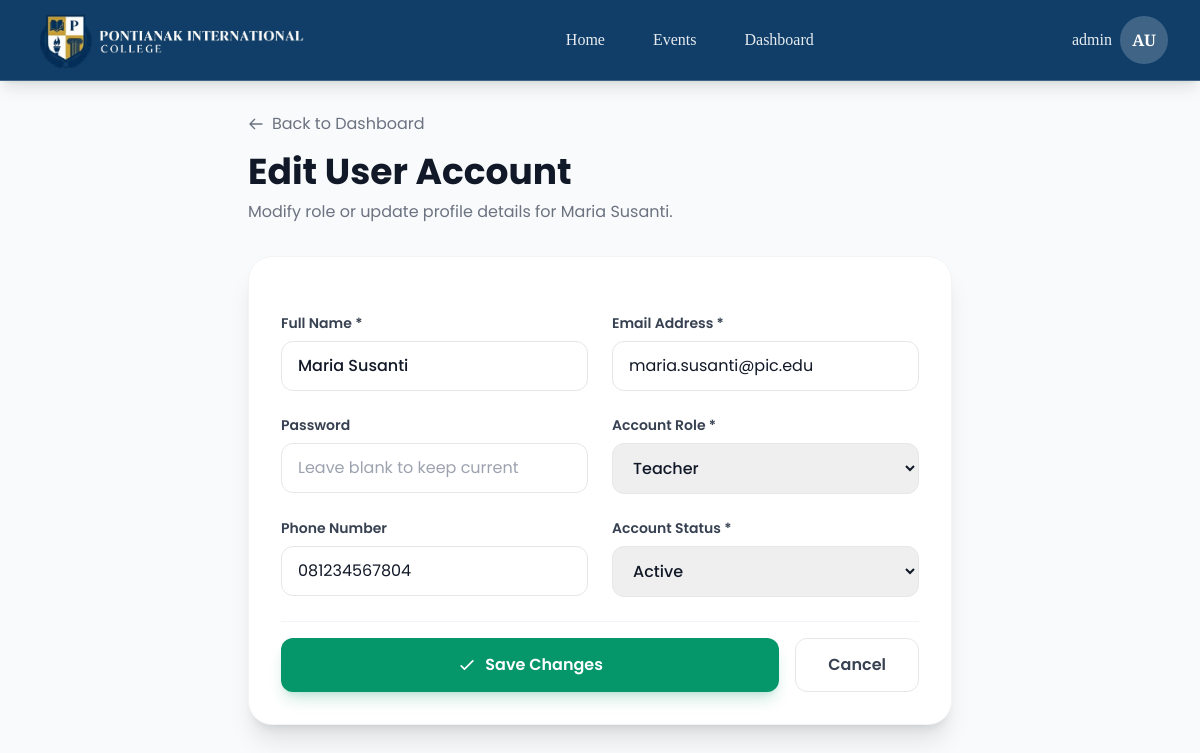
Screenshot of /admin/edit?id=13 (signed in) with the database file from the repository.
### tables this page shows
CREATE TABLE `users` (
  `id` int NOT NULL,
  `name` varchar(100) NOT NULL,
  `email` varchar(100) NOT NULL,
  `password` varchar(255) NOT NULL,
  `role` enum('admin','committee','student','teacher') DEFAULT 'student',
  `nis` varchar(20) DEFAULT NULL,
  `class` varchar(20) DEFAULT NULL,
  `major` varchar(100) DEFAULT NULL,
  `phone` varchar(20) DEFAULT NULL,
  `avatar` varchar(255) DEFAULT 'default.png',
  `is_active` tinyint(1) DEFAULT '1',
  `created_at` timestamp NULL DEFAULT CURRENT_TIMESTAMP,
  `updated_at` timestamp NULL DEFAULT CURRENT_TIMESTAMP ON UPDATE CURRENT_TIMESTAMP
);

### app/views/admin/edit.php (the view, shortened to what the rows shown need)
<?php require_once dirname(__DIR__) . '/layouts/header.php'; ?>
<?php require_once dirname(__DIR__) . '/layouts/navbar.php'; ?>
<section class="pt-28 pb-16 bg-gray-50 min-h-screen font-poppins">
    <div class="max-w-3xl mx-auto px-4 sm:px-6 lg:px-8">
        <div class="mb-8">
            <a href="/admin/dashboard?tab=users"
                class="inline-flex items-center gap-2 text-gray-500 hover:text-primary transition-colors mb-4">
                <svg class="w-4 h-4" fill="none" stroke="currentColor" viewBox="0 0 24 24">
                    <path stroke-linecap="round" stroke-linejoin="round" stroke-width="2"
                        d="M10 19l-7-7m0 0l7-7m-7 7h18" />
                </svg>
                Back to Dashboard
            </a>
            <h1 class="text-3xl md:text-4xl font-bold text-gray-900 font-poppins">Edit User Account</h1>
            <p class="text-gray-500 mt-2">Modify role or update profile details for
                <?= htmlspecialchars($user['name'] ?? '') ?>.
            </p>
        </div>
        <div class="bg-white rounded-3xl p-8 border border-gray-100 shadow-xl">
            <form action="/admin/update" method="POST" class="space-y-6">
                <div class="grid grid-cols-1 md:grid-cols-2 gap-6">
                    <div>
                        <label for="name" class="block text-sm font-semibold text-gray-700 mb-2">Full Name *</label>
                        <input type="text" name="name" id="name" required
                            value="<?= htmlspecialchars($user['name'] ?? '') ?>"
                            class="w-full px-4 py-3 rounded-xl border border-gray-200 focus:border-primary focus:ring-2 focus:ring-primary/20 outline-none transition-all text-gray-900 font-medium">
                    </div>
                    <div>
                        <label for="email" class="block text-sm font-semibold text-gray-700 mb-2">Email Address
                            *</label>
                        <input type="email" name="email" id="email" required
                            value="<?= htmlspecialchars($user['email'] ?? '') ?>"
                            class="w-full px-4 py-3 rounded-xl border border-gray-200 focus:border-primary focus:ring-2 focus:ring-primary/20 outline-none transition-all text-gray-900">
                    </div>
                </div>
                <div class="grid grid-cols-1 md:grid-cols-2 gap-6">
                    <div>
                        <label for="password" class="block text-sm font-semibold text-gray-700 mb-2">Password</label>
                        <input type="password" name="password" id="password" placeholder="Leave blank to keep current"
                            class="w-full px-4 py-3 rounded-xl border border-gray-200 focus:border-primary focus:ring-2 focus:ring-primary/20 outline-none transition-all text-gray-900">
                    </div>
                    <div>
                        <label for="role" class="block text-sm font-semibold text-gray-700 mb-2">Account Role *</label>
                        <select name="role" id="role"
                            class="w-full px-4 py-3 rounded-xl border border-gray-200 focus:border-primary focus:ring-2 focus:ring-primary/20 outline-none transition-all text-gray-900 font-medium">
                            <option value="teacher" <?= ($user['role'] ?? '') === 'teacher' ? 'selected' : '' ?>>Teacher
                            </option>
                        </select>
                    </div>
                </div>
                <div class="grid grid-cols-1 md:grid-cols-2 gap-6">
                    <div>
                        <label for="phone" class="block text-sm font-semibold text-gray-700 mb-2">Phone Number</label>
                        <input type="text" name="phone" id="phone" value="<?= htmlspecialchars($user['phone'] ?? '') ?>"
                            class="w-full px-4 py-3 rounded-xl border border-gray-200 focus:border-primary focus:ring-2 focus:ring-primary/20 outline-none transition-all text-gray-900">
                    </div>
                    <div>
                        <label for="is_active" class="block text-sm font-semibold text-gray-700 mb-2">Account Status
                            *</label>
                        <select name="is_active" id="is_active"
                            class="w-full px-4 py-3 rounded-xl border border-gray-200 focus:border-primary focus:ring-2 focus:ring-primary/20 outline-none transition-all text-gray-900 font-medium">
                            <option value="1" <?= (int) ($user['is_active'] ?? 1) === 1 ? 'selected' : '' ?>>Active
                            </option>
                        </select>
                    </div>
                </div>
                <div class="flex gap-4 pt-4 border-t border-slate-100">
                    <button type="submit"
                        class="flex-grow py-3.5 bg-emerald-600 hover:bg-emerald-500 text-white font-semibold rounded-xl transition-all shadow-lg shadow-emerald-600/20 flex items-center justify-center gap-2 cursor-pointer">
                        <svg class="w-5 h-5" fill="none" stroke="currentColor" viewBox="0 0 24 24">
                            <path stroke-linecap="round" stroke-linejoin="round" stroke-width="2" d="M5 13l4 4L19 7" />
                        </svg>
                        Save Changes
                    </button>
                    <a href="/admin/dashboard?tab=users"
                        class="px-8 py-3.5 bg-white text-gray-700 border border-gray-200 font-semibold rounded-xl hover:bg-gray-50 transition-all text-center">
                        Cancel
                    </a>
                </div>
            </form>
        </div>
    </div>
</section>
<?php require_once dirname(__DIR__) . '/layouts/footer.php'; ?>

### app/views/layouts/navbar.php (shortened to what the rows shown need)
<nav class="fixed top-0 left-0 right-0 z-50 bg-primary/95 backdrop-blur-md shadow-lg border-b border-white/20">
    <div class="max-w-7xl mx-auto px-4 sm:px-6 lg:px-8">
        <div class="flex items-center justify-between h-16 md:h-20">
            <div class="flex-shrink-0">
                <a href="/" class="flex items-center">
                    <img src="/assets/images/logo/logo-white.png" alt="PIC Logo" class="h-30 md:h-36 w-auto object-contain">
                </a>
            </div>
            <div class="hidden md:flex items-center space-x-2">
                <?php
                $menuItems = ['Home'];
                $links = ['/'];
                if (Session::isLoggedIn()) {
                    $menuItems[] = 'Events';
                    $links[] = '/events';
                    if (Session::getUserRole() === 'admin') {
                        $menuItems[] = 'Dashboard';
                        $links[] = '/admin/dashboard';
                    }
                } else {
                    $menuItems[] = 'Events';
                    $links[] = '/events';
                }
                $activeItem = '';
                foreach($menuItems as $index => $item):
                ?>
                    <a href="<?php echo htmlspecialchars($links[$index]); ?>" class="px-4 md:px-5 py-2 rounded-full font-medium transition-all duration-300 <?php echo ($item === $activeItem) ? 'bg-primary-dark/90 text-white hover:bg-primary-dark' : 'text-white/90 hover:bg-white/20 hover:text-white'; ?>">
                        <?php echo htmlspecialchars($item); ?>
                    </a>
                <?php endforeach; ?>
            </div>
            <div class="flex items-center space-x-2 md:space-x-3">
                <?php if (!Session::isLoggedIn()): ?>
                    <a href="/auth/login" class="px-4 md:px-5 py-2 rounded-full bg-white text-primary font-medium text-sm md:text-base transition-all duration-300 hover:bg-gray-100 shadow-sm">
                        Login
                    </a>
                <?php else:
                    $loggedInUser = Session::getUser();
                    $fullName = $loggedInUser['name'] ?? Session::getUserName() ?? 'User';
                    $role = Session::getUserRole();
                    $displayName = ($role === 'admin') ? 'admin' : $fullName;
                    $words = preg_split('/\\s+/', trim($fullName));
                    $initials = strtoupper(($words[0][0] ?? '') . ($words[1][0] ?? substr($fullName, 0, 1)));
                ?>
                    <div class="flex items-center space-x-2">
                        <span class="text-white/90 font-medium text-sm md:text-base hidden lg:block"><?php echo htmlspecialchars($displayName); ?></span>
                        <div class="relative">
                                <button id="profile-btn" onclick="toggleDropdown(event)" class="w-10 h-10 md:w-12 md:h-12 rounded-full bg-white/20 hover:bg-white/30 flex items-center justify-center transition-all duration-300 text-white font-semibold text-sm md:text-base" aria-label="Profile menu">
                                    <?php echo htmlspecialchars($initials); ?>
                                </button>
                        </div>
                    </div>
                <?php endif; ?>
            </div>
        </div>
    </div>
</nav>

### app/core/Router.php (shortened to what the rows shown need)
<?php
class Router
{
    private array $routes = [];
    public function add(string $method, string $uri, string $controller, string $function)
    {
        $this->routes[] = [
            'method' => $method,
            'uri' => $uri,
            'controller' => $controller,
            'function' => $function,
        ];
    }
    public function run()
    {
        $method = $_SERVER['REQUEST_METHOD'];
        $uri = parse_url($_SERVER['REQUEST_URI'], PHP_URL_PATH);
        $uri = preg_replace('#/{2,}#', '/', $uri);
        $uri = rtrim($uri, '/');
        foreach ($this->routes as $route) {
            if ($method !== $route['method']) {
                continue;
            }
            $pattern = preg_replace('/\{[a-zA-Z_]+\}/', '([0-9]+)', $route['uri']);
            $pattern = '#^' . $pattern . '$#';
            if (preg_match($pattern, $uri, $matches)) {
                array_shift($matches);
                $controller = new $controllerClass();
                $function = $route['function'];
                call_user_func_array([$controller, $function], $matches);
                return;
            }
        }
    }
}

### rows the page displays
users: item "Home", item "Events", item "Dashboard", name "Maria Susanti", email "maria.susanti@pic.edu", role "Teacher", phone "081234567804", is_active "Active"
